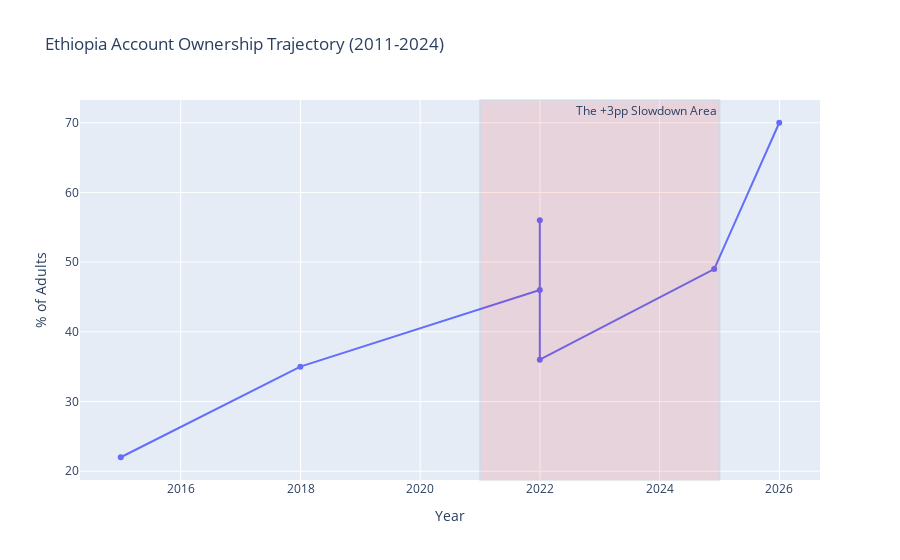

Notebook code for this chart:
### Markdown cell above
### Cell 4: Access Analysis - The +3pp Slowdown

### Code cell
# Filter for Account Ownership
acc_ownership = df[df['indicator_code'] == 'ACC_OWNERSHIP'].sort_values('observation_date')

fig = px.line(acc_ownership, x='observation_date', y='value_numeric', 
              title="Ethiopia Account Ownership Trajectory (2011-2024)",
              markers=True, labels={'value_numeric': '% of Adults', 'observation_date': 'Year'})

# Highlight the 2021-2024 period
fig.add_vrect(x0="2021-01-01", x1="2024-12-31", fillcolor="red", opacity=0.1, 
              annotation_text="The +3pp Slowdown Area")
fig.show()

### Figure 1 — Plotly figure (JSON) as saved in the notebook; plotly's stock layout.template omitted (floating-point values rounded to 4 significant figures)
{"data": [{"hovertemplate": "Year=%{x}<br>% of Adults=%{y}<extra></extra>", "legendgroup": "", "line": {"color": "#636efa", "dash": "solid"}, "marker": {"symbol": "circle"}, "mode": "lines+markers", "name": "", "orientation": "v", "showlegend": false, "type": "scatter", "x": ["2014-12-31T00:00:00.000000000", "2017-12-31T00:00:00.000000000", "2021-12-31T00:00:00.000000000", "2021-12-31T00:00:00.000000000", "2021-12-31T00:00:00.000000000", "2024-11-29T00:00:00.000000000", "2025-12-31T00:00:00.000000000"], "xaxis": "x", "y": [22.0, 35.0, 46.0, 56.0, 36.0, 49.0, 70.0], "yaxis": "y"}], "layout": {"annotations": [{"showarrow": false, "text": "The +3pp Slowdown Area", "x": "2024-12-31", "xanchor": "right", "xref": "x", "y": 1, "yanchor": "top", "yref": "y domain"}], "legend": {"tracegroupgap": 0}, "shapes": [{"fillcolor": "red", "opacity": 0.1, "type": "rect", "x0": "2021-01-01", "x1": "2024-12-31", "xref": "x", "y0": 0, "y1": 1, "yref": "y domain"}], "title": {"text": "Ethiopia Account Ownership Trajectory (2011-2024)"}, "xaxis": {"anchor": "y", "domain": [0, 1], "title": {"text": "Year"}}, "yaxis": {"anchor": "x", "domain": [0, 1], "title": {"text": "% of Adults"}}}}
